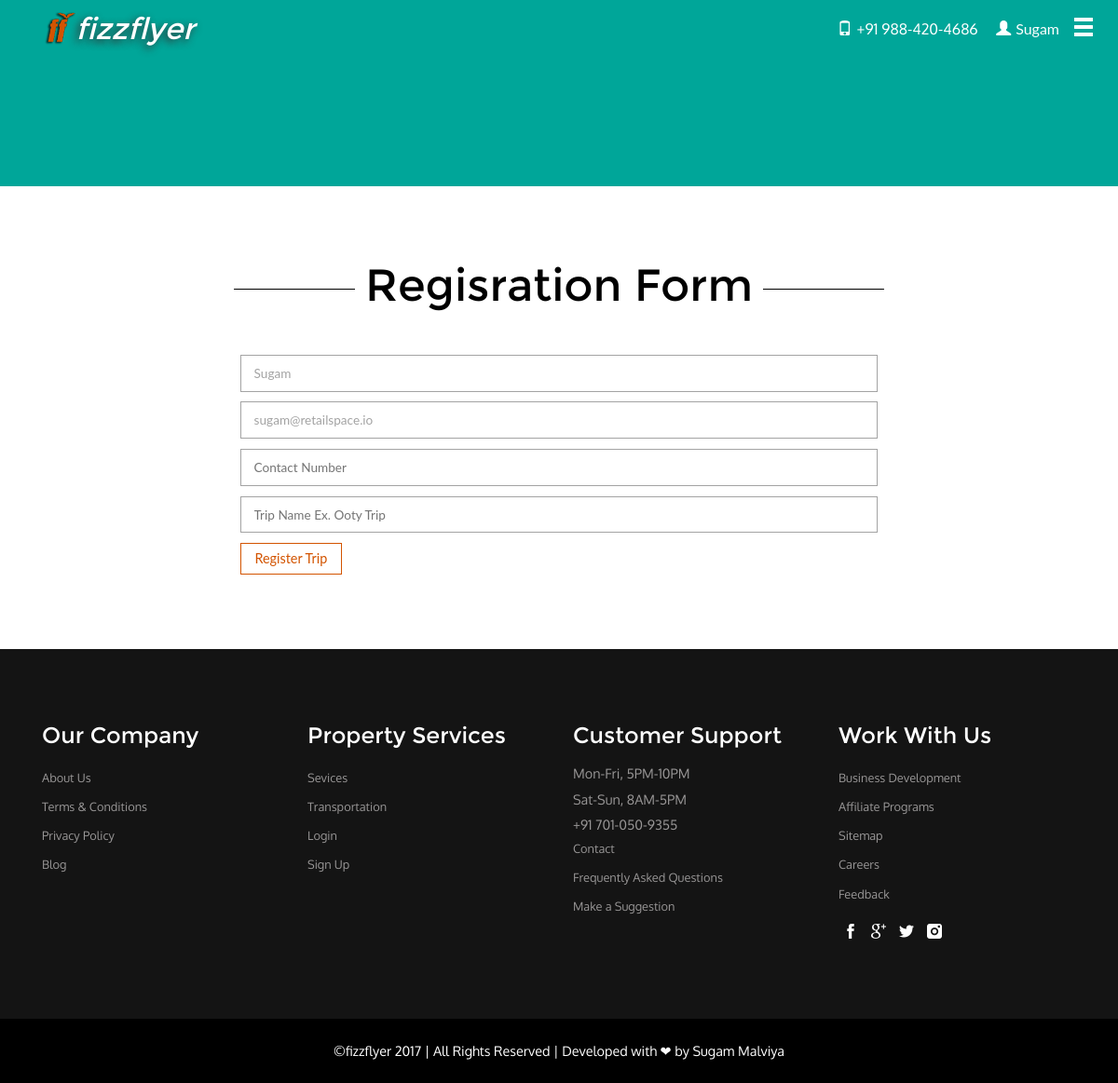
Screenshot of /register-trips.php (signed in) with the database file from the repository.
### tables this page shows
CREATE TABLE IF NOT EXISTS `tbl_users` (
  `userID` int(11) NOT NULL AUTO_INCREMENT,
  `userName` varchar(100) NOT NULL,
  `userEmail` varchar(100) NOT NULL,
  `userPass` varchar(100) NOT NULL,
  `userStatus` enum('Y','N') NOT NULL DEFAULT 'N',
  `tokenCode` varchar(100) NOT NULL,
  `profilePicture` tinytext NOT NULL,
  `UserSignUpDate` timestamp NOT NULL DEFAULT CURRENT_TIMESTAMP ON UPDATE CURRENT_TIMESTAMP,
  PRIMARY KEY (`userID`),
  UNIQUE KEY `userEmail` (`userEmail`)
);

### manual/class.user.php (called while the page is built, shortened)
<?php
class USER
{
	private $conn;
	public function __construct()
	{
		$database = new Database();
		$db = $database->dbConnection();
		$this->conn = $db;
    }
	public function runQuery($sql)
	{
		$stmt = $this->conn->prepare($sql);
		return $stmt;
	}
}

### register-trips.php (the view, shortened to what this page needs)
<?php
 include 'code/head.php';
require_once 'manual/class.user.php';
?>
<div class=" banner-buying"></div>
<div class="feedback">
	<div class="container">
		<h3>Regisration Form</h3>
		<div class="feedback-top">
			<form method="post" action="#">
				<input type="text"  placeholder="Name" name="tname" required value="<?php echo $row['userName'];?>">
				<input type="text"  placeholder="Email" name="temail" required value="<?php echo $row['userEmail'];?>">
				<input type="text"  placeholder="Contact Number" name="tphone" required="" max="12">
				<input type="text"  placeholder="Trip Name Ex. Ooty Trip" name="tripName" required="">
				 <label class="hvr-sweep-to-right">
	           		<input type="submit" value="Register Trip">
	           </label>
			</form>
		</div>
	</div>
</div>
<?php include 'code/footer.php';?>
</body>
</html>

### code/head.php (shortened to what this page needs)
<?php
require_once 'manual/class.user.php';
$user_home = new USER();
if(!$user_home->is_logged_in())
{
	$stat ='<li data-toggle="modal" data-target="#myModal"><a  href="#"><i class="glyphicon glyphicon-user"> </i>Login</a></li>';
}else{
$stmt = $user_home->runQuery("SELECT * FROM tbl_users WHERE userID=:uid");
$stmt->execute(array(":uid"=>$_SESSION['userSession']));
$row = $stmt->fetch(PDO::FETCH_ASSOC);
$stat = '<li>
			<div class="dropdown" >
		  		<button class="dropdown-toggle customdrop" type="button" data-toggle="dropdown"><i class="glyphicon glyphicon-user"> </i>'.$row['userName'].'</button>
		  		<ul class="dropdown-menu">
		  			<li><a href="trips.php" style="color:black;"><i class="glyphicon glyphicon-car"> </i>Register Trips</a></li>
		    		<li><a href="logout.php" style="color:black;"><i class="glyphicon glyphicon-log-out"> </i> Logout </a></li>
		  		</ul>
			</div>
		</li>';
}
?>
<!DOCTYPE html>
<html>
<head>
<link href="css/bootstrap.css" rel="stylesheet" type="text/css" media="all" />
<link href="css/styles.css" rel="stylesheet">
<link href="css/style.css" rel="stylesheet" type="text/css" media="all" />
<link href="css/nav.css" rel="stylesheet" type="text/css" media="all" />
</head>
<body>
<div class="header">
	<div class="container">
			<div class="logo" style="display: inline-flex;">
				<h1><a href="index.php"><img src="images/headerLogo.png" class="img-responsive" style="height: 35px;margin: 0 0 0 12px;"  alt="Logo" title="FizzFlyer"></a></h1>
  				<h1 style="color:#fff; text-shadow:-3px 3px 8px #333"><a href="index.php">fizzflyer</a></h1>
  			</div>
		<div class="top-nav">
			<ul class="right-icons">
				<li><span ><i class="glyphicon glyphicon-phone"> </i>+91 988-420-4686</span></li>
				<?php  echo $stat; ?>
			</ul>
			<div class="nav-icon">
				<div class="hero nav_slide_button" id="hero">
						<a href="#"><i class="glyphicon glyphicon-menu-hamburger"></i> </a>
					</div>
			</div>
		<div class="clearfix"> </div>
		</div>
		<div class="clearfix"> </div>
		</div>
</div>

### css/styles.css (style rules this page uses)
html { font-size: 100%; -webkit-text-size-adjust: 100%; -ms-text-size-adjust: 100%; }
html, button, input, select, textarea { font-family: 'Lato', sans-serif; }
dl, menu, ol, ul { margin: 1em 0; }
menu, ol, ul { padding: 0 0 0 40px; }
img { border: 0; -ms-interpolation-mode: bicubic; }
form { margin: 0; }
button, input, select, textarea { font-size: 100%; margin: 0; vertical-align: baseline; *vertical-align: middle; }
button, input { line-height: normal; }
button, html input[type="button"], input[type="reset"], input[type="submit"] { -webkit-appearance: button; cursor: pointer; *overflow: visible; }
.clearfix:after { visibility: hidden; display: block; font-size: 0; content: " "; clear: both; height: 0; }
.hero { padding: 0em 0; height: auto; }

### css/nav.css (style rules this page uses)
.customdrop { background: transparent; border: none; color: #fff; }

### rows the page displays
tbl_users: userName "Sugam", tname "Sugam", temail "sugam@retailspace.io"
